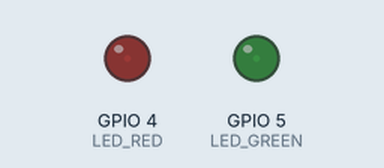
Simulated run of this program. Board: Raspberry Pi (BCM pin numbers). Parts: output pins drawn as LEDs (lit = HIGH). Threads take turns every 2 ms.

Above: at 0.05 s.
At 0.35 s:
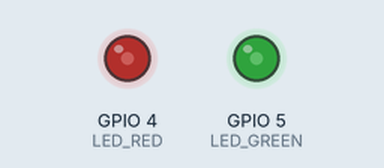
At 0.6 s:
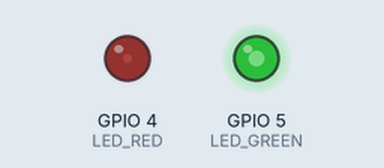
At 1.2 s:
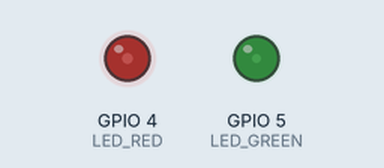
Timing chart, 0 to 3.0 s (numbered marks = the images above):
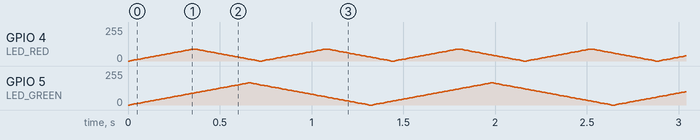

The program:

challenge412.py
```python
import RPi.GPIO as GPIO
import time
import threading

def fading_green():
    LED_GREEN = 5

    GPIO.setmode(GPIO.BCM)
    GPIO.setup(LED_GREEN, GPIO.OUT)
    pwm_green = GPIO.PWM(LED_GREEN, 100)

    pwm_green.start(0)

    while True:
        for duty_cycle in range(0, 66):
            pwm_green.ChangeDutyCycle(duty_cycle)
            time.sleep(0.01)
        for duty_cycle in range(65, -1, -1):
            pwm_green.ChangeDutyCycle(duty_cycle)
            time.sleep(0.01)

GPIO.setwarnings(False)
GPIO.cleanup()

try:
    thread = threading.Thread(target=fading_green)
    thread.start()

    LED_RED = 4

    GPIO.setmode(GPIO.BCM)
    GPIO.setup(LED_RED, GPIO.OUT)
    pwm_red = GPIO.PWM(LED_RED, 100)

    pwm_red.start(0)

    while True:
        for duty_cycle in range(0, 36):
            pwm_red.ChangeDutyCycle(duty_cycle)
            time.sleep(0.01)
        for duty_cycle in range(35, -1, -1):
            pwm_red.ChangeDutyCycle(duty_cycle)
            time.sleep(0.01)

except KeyboardInterrupt:
    GPIO.cleanup()
```
